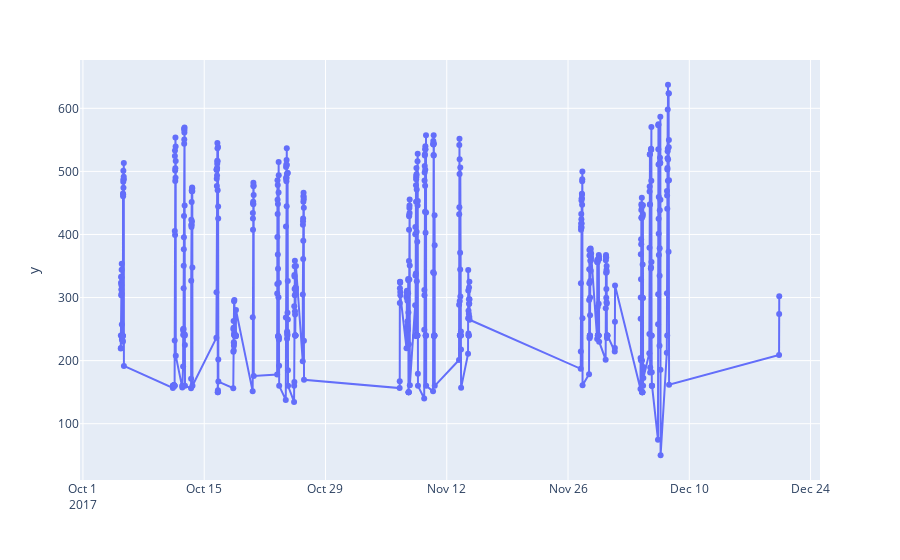

Notebook source saved alongside this figure:
### Code cell
px.scatter(df_chip_saw, x=df_chip_saw.index, y=df_chip_saw[('power', 'active')].values).update_traces(mode="lines+markers")

### Figure 1 — Plotly figure (JSON) as saved in the notebook; plotly's stock layout.template omitted (floating-point values rounded to 4 significant figures; data arrays with more than 128 entries replaced by an {"elided": "..."} marker saying what was removed)
{"data": [{"hovertemplate": "=%{x}<br>y=%{y}<extra></extra>", "legendgroup": "", "marker": {"color": "#636efa", "symbol": "circle"}, "mode": "lines+markers", "name": "", "orientation": "v", "showlegend": false, "type": "scatter", "x": {"elided": "629 str values"}, "xaxis": "x", "y": {"elided": "629 float values"}, "yaxis": "y"}], "layout": {"legend": {"tracegroupgap": 0}, "margin": {"t": 60}, "xaxis": {"anchor": "y", "domain": [0, 1], "title": {"text": ""}}, "yaxis": {"anchor": "x", "domain": [0, 1], "title": {"text": "y"}}}}
